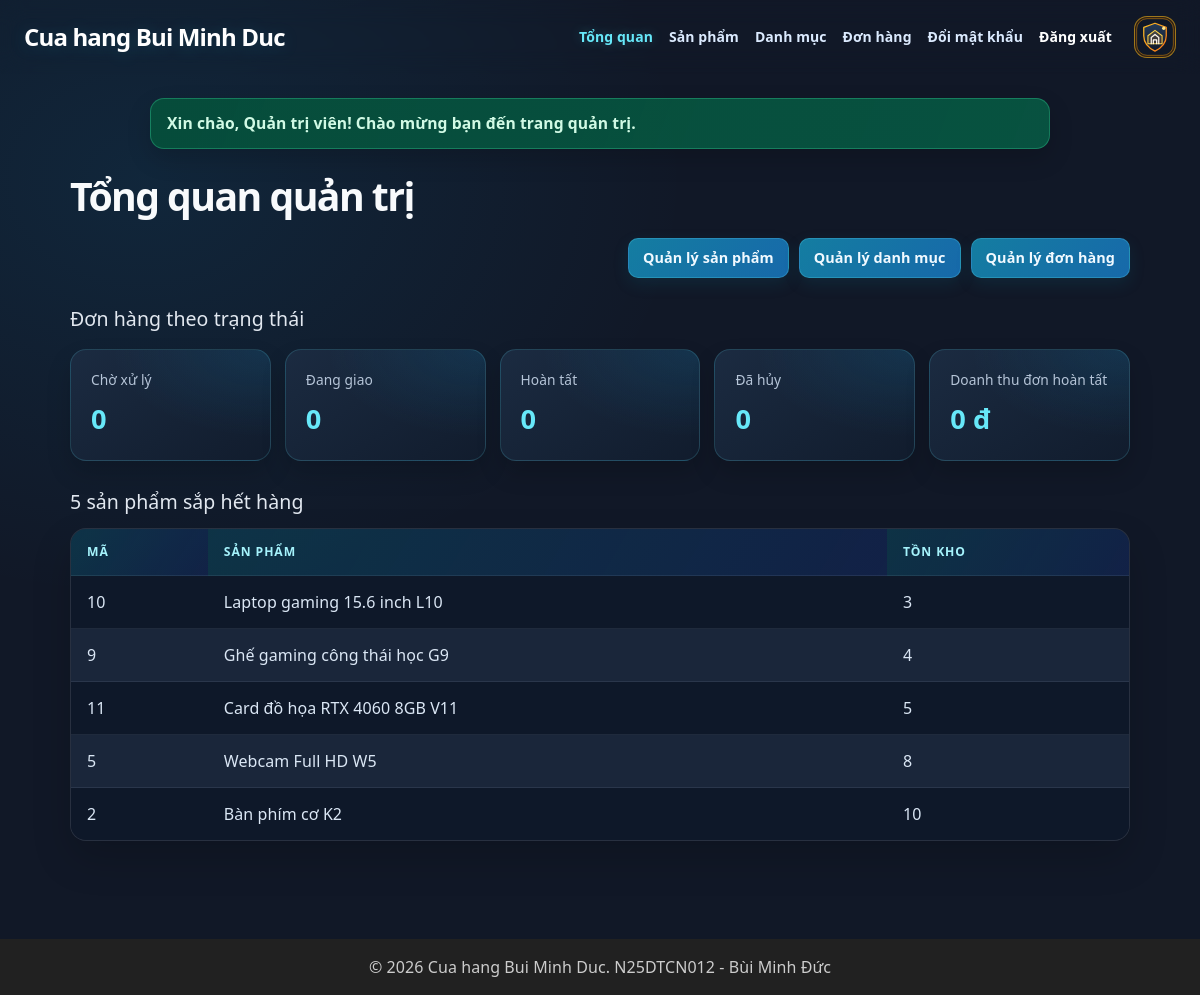
/admin/index.php (signed in), run on the app's committed database.
### tables this page shows
CREATE TABLE products (
    id          INT UNSIGNED AUTO_INCREMENT PRIMARY KEY,
    category_id INT UNSIGNED NOT NULL,
    name        VARCHAR(200) NOT NULL,
    price       INT UNSIGNED NOT NULL,
    description TEXT,
    image       VARCHAR(255) NOT NULL DEFAULT 'images/sp01.jpg',
    stock       INT UNSIGNED NOT NULL DEFAULT 0,
    created_at  DATETIME NOT NULL DEFAULT CURRENT_TIMESTAMP,
    FOREIGN KEY (category_id) REFERENCES categories (id)
);

### includes/functions.php (called while the page is built, shortened)
<?php
function e($value)
{
    return htmlspecialchars((string) $value, ENT_QUOTES, 'UTF-8');
}
function format_price($amount)
{
    return number_format((int) $amount, 0, ',', '.') . ' đ';
}
function url($path = '')
{
    return BASE_URL . ltrim($path, '/');
}
function order_statuses()
{
    return [
        'pending'   => 'Chờ xử lý',
        'shipping'  => 'Đang giao',
        'completed' => 'Hoàn tất',
        'cancelled' => 'Đã hủy',
    ];
}

### admin/index.php (the view, shortened to what this page needs)
<?php
require __DIR__ . '/../includes/init.php';
$statuses = order_statuses();
$statusCounts = array_fill_keys(array_keys($statuses), 0);
$completedRevenue = (int) $pdo->query(
    "SELECT COALESCE(SUM(total), 0) FROM orders WHERE status = 'completed'"
)->fetchColumn();
$stmt = $pdo->prepare(
    'SELECT id, name, stock FROM products
     ORDER BY stock ASC, id ASC
     LIMIT 5'
);
$stmt->execute();
$lowStockProducts = $stmt->fetchAll();
require __DIR__ . '/../includes/header.php';
?>
<section class="admin-page admin-dashboard-page">
<h2>Tổng quan quản trị</h2>
<p class="cart-actions">
    <a href="<?= url('admin/product.php') ?>" class="btn">Quản lý sản phẩm</a>
    <a href="<?= url('admin/categories.php') ?>" class="btn">Quản lý danh mục</a>
    <a href="<?= url('admin/orders.php') ?>" class="btn">Quản lý đơn hàng</a>
</p>
<h3>Đơn hàng theo trạng thái</h3>
<div class="dashboard-cards">
    <?php foreach ($statuses as $status => $label): ?>
        <article class="dashboard-card">
            <h4><?= e($label) ?></h4>
            <p><?= $statusCounts[$status] ?></p>
        </article>
    <?php endforeach; ?>
    <article class="dashboard-card">
        <h4>Doanh thu đơn hoàn tất</h4>
        <p><?= format_price($completedRevenue) ?></p>
    </article>
</div>
<h3>5 sản phẩm sắp hết hàng</h3>
<?php if (!$lowStockProducts): ?>
    <p>Chưa có sản phẩm nào.</p>
<?php else: ?>
    <div class="admin-table-wrap">
    <table class="admin-table">
        <thead>
            <tr>
                <th>Mã</th>
                <th>Sản phẩm</th>
                <th>Tồn kho</th>
            </tr>
        </thead>
        <tbody>
            <?php foreach ($lowStockProducts as $product): ?>
                <tr>
                    <td><?= (int) $product['id'] ?></td>
                    <td><?= e($product['name']) ?></td>
                    <td><?= (int) $product['stock'] ?></td>
                </tr>
            <?php endforeach; ?>
        </tbody>
    </table>
    </div>
<?php endif; ?>
</section>
<?php require __DIR__ . '/../includes/footer.php'; ?>

### data on the page
products: id "10", name "Laptop gaming 15.6 inch L10", stock "3"
products: id "9", name "Ghế gaming công thái học G9", stock "4"
products: id "11", name "Card đồ họa RTX 4060 8GB V11", stock "5"
products: id "5", name "Webcam Full HD W5", stock "8"
products: id "2", name "Bàn phím cơ K2", stock "10"

### other printed values
APP_NAME "Cua hang Bui Minh Duc"
$flash['message'] "Xin chào, Quản trị viên! Chào mừng bạn đến trang quản trị."
$label "Chờ xử lý"
$statusCounts[$status] "0"
$label "Đang giao"
$label "Hoàn tất"
$label "Đã hủy"
format_price($completedRevenue) "0 đ"
